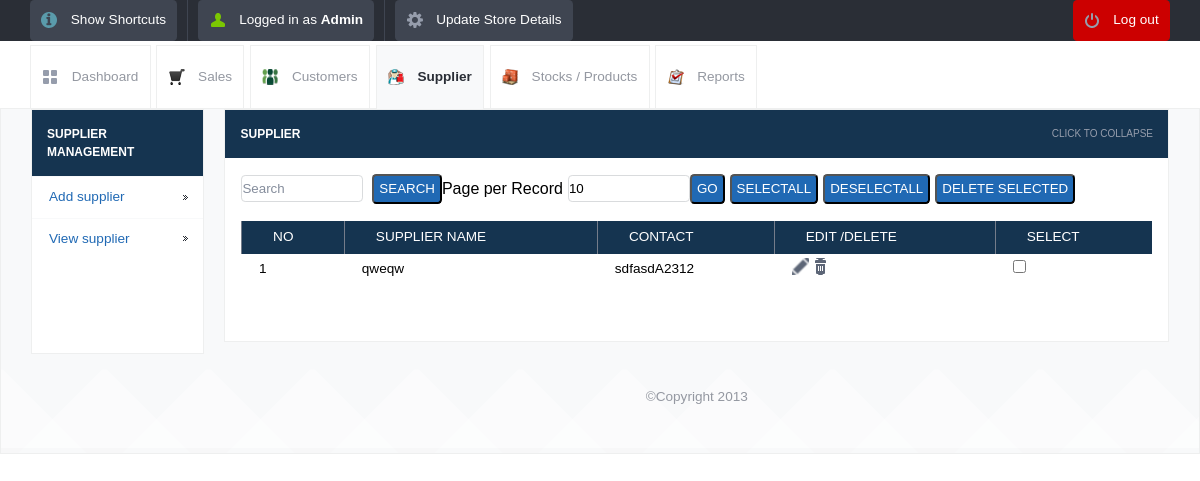
/view_supplier.php (signed in), run on an earlier commit of the app's database.
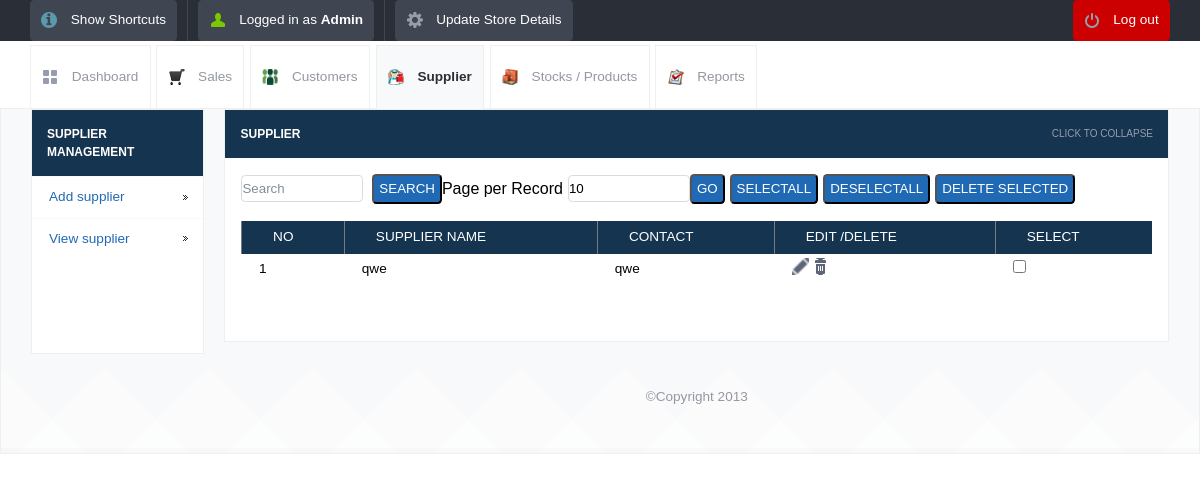
And on a later commit of the database.
### tables this page shows
CREATE TABLE `supplier_details` (
  `id` int(10) UNSIGNED NOT NULL,
  `supplier_name` varchar(200) NOT NULL,
  `supplier_address` varchar(500) NOT NULL,
  `supplier_contact1` varchar(100) NOT NULL,
  `created_at` datetime NOT NULL DEFAULT current_timestamp()
);

### view_supplier.php (the view, shortened to what this page needs)
<?php
include_once("init.php");
?>
<!DOCTYPE html>
<html lang="en">
<head>
	<link rel="stylesheet" href="css/style.css">
	<?php include_once("tpl/common_js.php"); ?>
	<link rel="stylesheet" href="dist/js/jquery.alerts.css">
</head>
<body>
	<?php include_once("tpl/top_bar.php"); ?>
	<div id="header-with-tabs">
		<div class="page-full-width cf">
			<ul id="tabs" class="fl">
				<li><a href="dashboard.php" class="dashboard-tab">Dashboard</a></li>
				<li><a href="view_sales.php" class=" sales-tab">Sales</a></li>
				<li><a href="view_customers.php" class="customers-tab">Customers</a></li>
				<li><a href="view_supplier.php" class="active-tab   supplier-tab">Supplier</a></li>
				<li><a href="view_product.php" class="stock-tab">Stocks / Products</a></li>
				<li><a href="view_report.php" class="report-tab">Reports</a></li>
			</ul>
		</div>
	</div>
	<div id="content">
		<div class="page-full-width cf">
			<div class="side-menu fl">
				<h3>supplier Management</h3>
				<ul>
					<li><a href="add_supplier.php">Add supplier</a></li>
					<li><a href="view_supplier.php">View supplier</a></li>
				</ul>
				<div style="background: #ffffff">
					<ins class="adsbygoogle" style="display:inline-block;width:120px;height:90px" data-ad-client="ca-pub-5212135413309920" data-ad-slot="3677012951"></ins>
				</div>
			</div>
			<div class="side-content fr">
				<div class="content-module">
					<div class="content-module-heading cf">
						<h3 class="fl">supplier</h3>
						<span class="fr expand-collapse-text">Click to collapse</span>
					</div>
					<div class="content-module-main cf">
						<table>
							<form action="" method="post" name="search">
								<input name="searchtxt" type="text" class="round my_text_box" placeholder="Search">
								&nbsp;&nbsp;<input name="Search" type="submit" class="my_button round blue   text-upper" value="Search">
							</form>
							<form action="" method="get" name="limit_go">
								Page per Record<input name="limit" type="text" class="round my_text_box" id="search_limit" style="margin-left:5px;" value="<?php if (isset($_GET['limit'])) echo $_GET['limit'];
																																							else echo "10"; ?>" size="3" maxlength="3">
								<input name="go" type="button" value="Go" class=" round blue my_button  text-upper" onclick="return confirmLimitSubmit()">
							</form>
							<form name="deletefiles" action="delete.php" method="post">
								<input type="button" name="selectall" value="SelectAll" class="my_button round blue   text-upper" onClick="checkAll()" style="margin-left:5px;" />
								<input type="button" name="unselectall" value="DeSelectAll" class="my_button round blue   text-upper" onClick="uncheckAll()" style="margin-left:5px;" />
								<input name="dsubmit" type="button" value="Delete Selected" class="my_button round blue   text-upper" style="margin-left:5px;" onclick="return confirmDeleteSubmit()" />
								<table>
									<?php
									$limit = 10;
									$page = isset($_GET['page']) ? (int)$_GET['page'] : 1;
									if ($page)
										$start = ($page - 1) * $limit;
									else
										$start = 0;
									$sql = "SELECT * FROM supplier_details LIMIT $start, $limit ";
									$result = mysqli_query($conn, $sql);
									?>
									<tr>
										<th>No</th>
										<th>Supplier Name</th>
										<th>Contact</th>
										<th>Edit /Delete</th>
										<th>Select</th>
									</tr>
									<?php $i = 1;
									$no = $page - 1;
									$no = $no * $limit;
									while ($row = mysqli_fetch_array($result)) {
									?>
										<tr>
											<td> <?php echo $no + $i; ?></td>
											<td><?php echo $row['supplier_name']; ?></td>
											<td> <?php echo $row['supplier_contact1']; ?></td>
											<td> <a href="update_supplier.php?sid=<?php echo $row['id']; ?>&table=supplier_details&return=view_supplier.php" class="table-actions-button ic-table-edit">
												</a>
												<a href="javascript:confirmSubmit(<?php echo $row['id']; ?>,'supplier_details','view_supplier.php')" class="table-actions-button ic-table-delete"></a>
											</td>
											<td><input type="checkbox" value="<?php echo $row['id']; ?>" name="checklist[]" id="check_box" /></td>
										</tr>
									<?php $i++;
									} ?>
									<tr>
										<td align="center">
										</td>
									</tr>
								</table>
							</form>
					</div>
				</div>
				<div id="footer">
					<p> &copy;Copyright 2013</p>
				</div>
</body>
</html>

What changed in the data, as far as the page shows it:
removed supplier_details: i "1", supplier_name "qweqw", supplier_contact1 "sdfasdA2312"
added supplier_details: i "1", supplier_name "qwe", supplier_contact1 "qwe"
